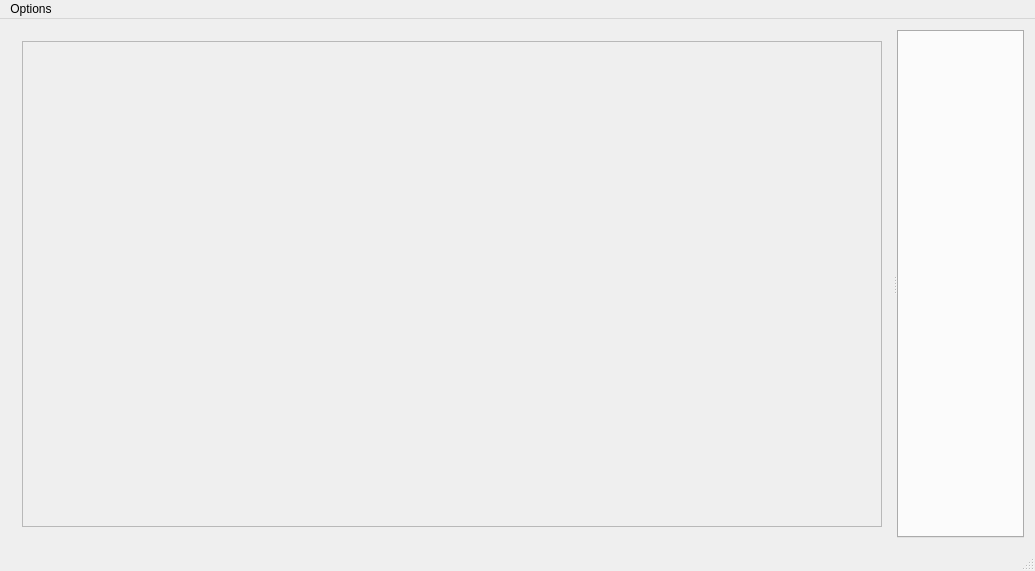
<?xml version="1.0" encoding="UTF-8"?>
<ui version="4.0">
 <class>MainWindow</class>
 <widget class="QMainWindow" name="MainWindow">
  <property name="geometry">
   <rect>
    <x>0</x>
    <y>0</y>
    <width>1035</width>
    <height>571</height>
   </rect>
  </property>
  <property name="sizePolicy">
   <sizepolicy hsizetype="Minimum" vsizetype="Preferred">
    <horstretch>0</horstretch>
    <verstretch>0</verstretch>
   </sizepolicy>
  </property>
  <property name="windowTitle">
   <string>MainWindow</string>
  </property>
  <widget class="QWidget" name="centralWidget">
   <layout class="QHBoxLayout" name="horizontalLayout_2">
    <item>
     <widget class="QSplitter" name="splitter">
      <property name="orientation">
       <enum>Qt::Horizontal</enum>
      </property>
      <widget class="QWidget" name="layoutWidget">
       <layout class="QVBoxLayout" name="verticalLayout">
        <item>
         <layout class="QHBoxLayout" name="horizontalLayout"/>
        </item>
        <item>
         <widget class="QScrollArea" name="scrollArea">
          <property name="sizePolicy">
           <sizepolicy hsizetype="Minimum" vsizetype="Expanding">
            <horstretch>0</horstretch>
            <verstretch>0</verstretch>
           </sizepolicy>
          </property>
          <property name="minimumSize">
           <size>
            <width>0</width>
            <height>0</height>
           </size>
          </property>
          <property name="sizeAdjustPolicy">
           <enum>QAbstractScrollArea::AdjustToContents</enum>
          </property>
          <property name="widgetResizable">
           <bool>true</bool>
          </property>
          <widget class="QWidget" name="scrollAreaWidgetContents">
           <property name="geometry">
            <rect>
             <x>0</x>
             <y>0</y>
             <width>882</width>
             <height>499</height>
            </rect>
           </property>
          </widget>
         </widget>
        </item>
       </layout>
      </widget>
      <widget class="QTabWidget" name="tabWidget">
       <property name="sizePolicy">
        <sizepolicy hsizetype="Maximum" vsizetype="Expanding">
         <horstretch>0</horstretch>
         <verstretch>0</verstretch>
        </sizepolicy>
       </property>
       <property name="minimumSize">
        <size>
         <width>0</width>
         <height>0</height>
        </size>
       </property>
       <property name="baseSize">
        <size>
         <width>0</width>
         <height>0</height>
        </size>
       </property>
       <property name="currentIndex">
        <number>-1</number>
       </property>
      </widget>
     </widget>
    </item>
   </layout>
  </widget>
  <widget class="QMenuBar" name="menuBar">
   <property name="geometry">
    <rect>
     <x>0</x>
     <y>0</y>
     <width>1035</width>
     <height>20</height>
    </rect>
   </property>
   <widget class="QMenu" name="menuOpcje">
    <property name="title">
     <string>Options</string>
    </property>
    <addaction name="actionConnect_to_database"/>
    <addaction name="actionRefresh_database"/>
    <addaction name="actionClear_database"/>
    <addaction name="separator"/>
    <addaction name="actionClose"/>
   </widget>
   <addaction name="menuOpcje"/>
  </widget>
  <widget class="QStatusBar" name="statusBar"/>
  <action name="actionClear_database">
   <property name="text">
    <string>Clear database</string>
   </property>
  </action>
  <action name="actionConnect_to_database">
   <property name="text">
    <string>Connect to database</string>
   </property>
  </action>
  <action name="actionRefresh_database">
   <property name="text">
    <string>Reload database</string>
   </property>
  </action>
  <action name="actionClose">
   <property name="text">
    <string>Close program</string>
   </property>
  </action>
 </widget>
 <layoutdefault spacing="6" margin="11"/>
 <resources/>
 <connections/>
</ui>
